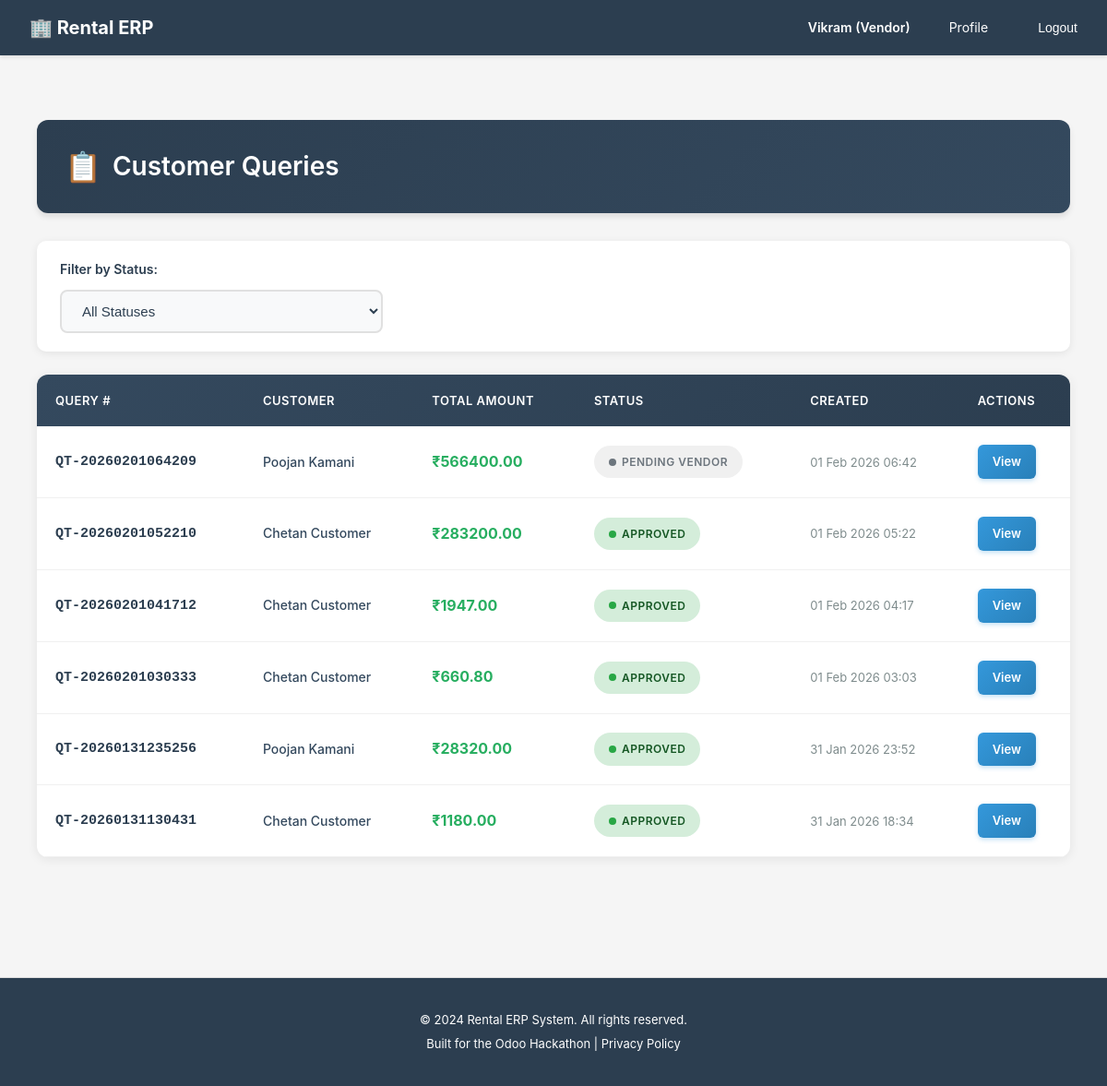
The app's page /rentals/queries/vendor/ (signed in), older data.
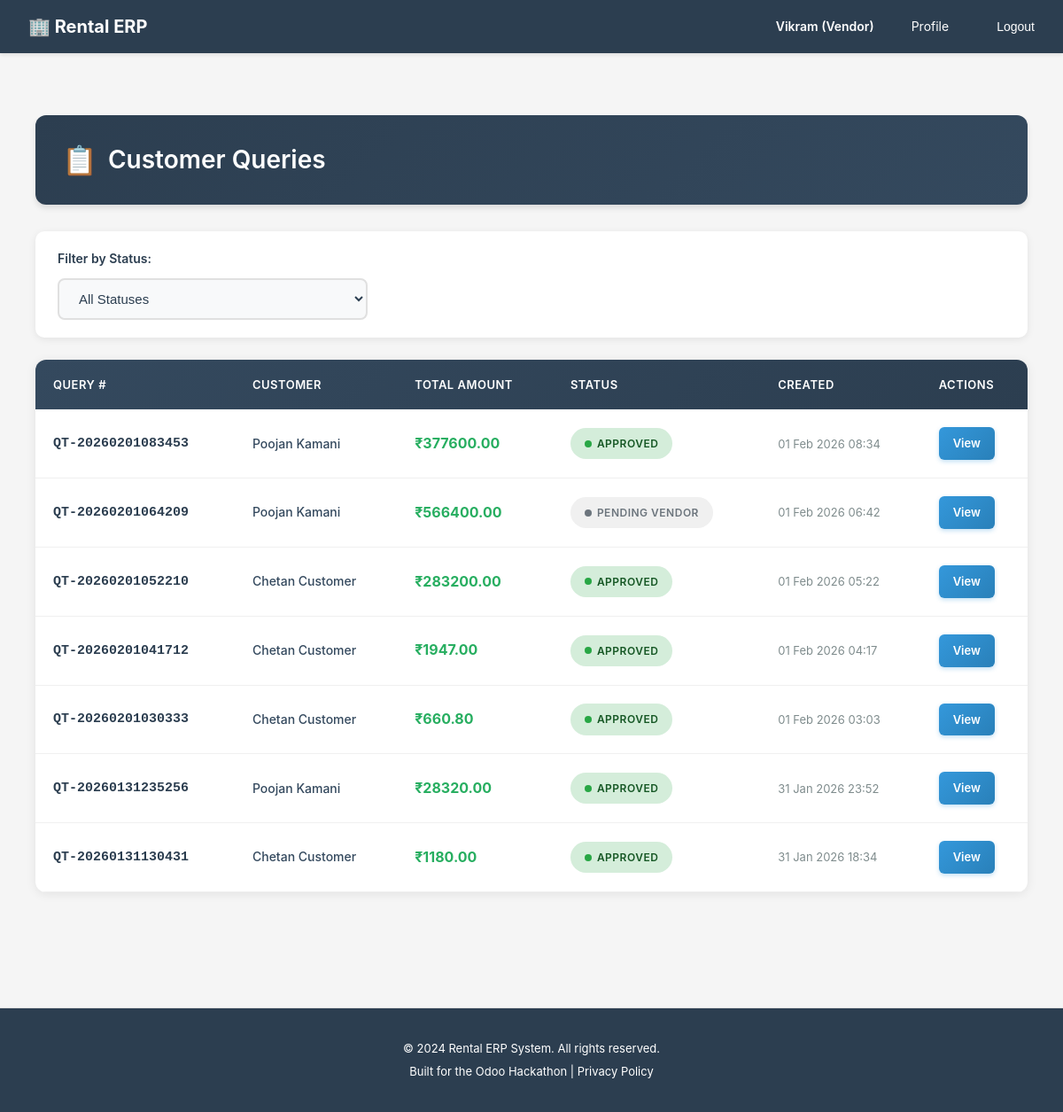
The same page, newer data.
### rentals/models.py (models this page shows, shortened)
class Quotation(models.Model):
    STATUS_CHOICES = [
        ('draft', 'Draft'),           # Being edited by customer
        ('sent', 'Sent'),             # Shared with customer for review
        ('confirmed', 'Confirmed'),   # Customer accepted, ready to become order
        ('cancelled', 'Cancelled'),   # Customer abandoned
        ('expired', 'Expired'),       # Validity period passed
    ]
    quotation_number = models.CharField(
        max_length=50,
        unique=True,
        help_text="Auto-generated unique quotation ID (e.g., QT-2026-0001)"
    )
    customer = models.ForeignKey(
        settings.AUTH_USER_MODEL,
        on_delete=models.CASCADE,
        related_name='quotations',
        limit_choices_to={'role': 'customer'},
        help_text="Customer requesting the rental quote"
    )
    status = models.CharField(
        max_length=20,
        choices=STATUS_CHOICES,
        default='draft',
        help_text="Current quotation stage"
    )
    valid_until = models.DateField(
        help_text="Quotation expires after this date (typical: 7-30 days)"
    )
    subtotal = models.DecimalField(
        max_digits=12,
        decimal_places=2,
        default=Decimal('0.00'),
        help_text="Sum of all line items before tax/discount"
    )
    discount_amount = models.DecimalField(
        max_digits=12,
        decimal_places=2,
        default=Decimal('0.00'),
        help_text="Total discount applied"
    )
    tax_amount = models.DecimalField(
        max_digits=12,
        decimal_places=2,
        default=Decimal('0.00'),
        help_text="GST calculated (CGST+SGST or IGST)"
    )
    total = models.DecimalField(
        max_digits=12,
        decimal_places=2,
        default=Decimal('0.00'),
        help_text="Final quotation amount (subtotal - discount + tax)"
    )
    advance_payment_percentage = models.DecimalField(
        max_digits=5,
        decimal_places=2,
        default=Decimal('0.00'),
        help_text="Required advance payment % for this quotation"
    )
    advance_payment_amount = models.DecimalField(
        max_digits=12,
        decimal_places=2,
        default=Decimal('0.00'),
        help_text="Calculated advance amount to be paid"
    )
    notes = models.TextField(
        blank=True,
        null=True,
        help_text="Special instructions or terms"
    )
    requires_approval = models.BooleanField(
        default=False,
        help_text="Whether this quotation needs approval (for high-value orders)"
    )
    approval_status = models.CharField(
        max_length=20,
        choices=[
            ('not_required', 'Not Required'),
            ('pending', 'Pending Approval'),
            ('approved', 'Approved'),
            ('rejected', 'Rejected'),
        ],
        default='not_required',
        help_text="Current approval status"
    )
    approved_by = models.ForeignKey(
        settings.AUTH_USER_MODEL,
        on_delete=models.SET_NULL,
        blank=True,
        null=True,
        related_name='approved_quotations',
        help_text="Admin or vendor who approved this quotation"
    )
    approved_at = models.DateTimeField(
        blank=True,
        null=True,
        help_text="When this quotation was approved"
    )
    created_at = models.DateTimeField(auto_now_add=True)
    updated_at = models.DateTimeField(auto_now=True)
    confirmed_at = models.DateTimeField(
        blank=True,
        null=True,
        help_text="When customer confirmed this quotation"
    )
    class Meta:
        db_table = 'quotations'
        verbose_name = 'Quotation'
        verbose_name_plural = 'Quotations'
        ordering = ['-created_at']
        indexes = [
            models.Index(fields=['customer', 'status']),
            models.Index(fields=['quotation_number']),
        ]

### accounts/models.py (models this page shows, shortened)
class User(AbstractUser):
    ROLE_CHOICES = [
        ('customer', 'Customer'),  # End-user who rents products
        ('vendor', 'Vendor'),      # Business user who owns rental products
        ('admin', 'Admin'),        # System administrator with full access
    ]
    email = models.EmailField(
        unique=True,
        validators=[EmailValidator()],
        help_text="Used for login and notifications"
    )
    role = models.CharField(
        max_length=20,
        choices=ROLE_CHOICES,
        default='customer',
        help_text="Determines user's permissions and accessible features"
    )
    phone = models.CharField(
        max_length=15,
        blank=True,
        null=True,
        validators=[
            RegexValidator(
                regex=r'^\+?1?\d{9,15}$',
                message="Phone number must be entered in the format: '+999999999'. Up to 15 digits allowed."
            )
        ],
        help_text="Contact number for order notifications and support"
    )
    is_verified = models.BooleanField(
        default=False,
        help_text="Email verification status for security"
    )
    totp_secret = models.CharField(
        max_length=32,
        blank=True,
        null=True,
        help_text="TOTP secret key for 2FA (encrypted)"
    )
    totp_enabled = models.BooleanField(
        default=False,
        help_text="Whether TOTP 2FA is enabled for this user"
    )
    created_at = models.DateTimeField(auto_now_add=True)
    updated_at = models.DateTimeField(auto_now=True)
    @property
    def phone_number(self):
        """Property alias for backward compatibility with older view/form code"""
        return self.phone
    USERNAME_FIELD = 'email'
    REQUIRED_FIELDS = ['username', 'first_name', 'last_name']
    class Meta:
        db_table = 'users'
        verbose_name = 'User'
        verbose_name_plural = 'Users'
        ordering = ['-created_at']

### rentals/views.py (the view)
# urls.py: path('queries/vendor/', views.vendor_query_list, name='vendor_query_list'),
@login_required
@require_http_methods(["GET"])
def vendor_query_list(request):
    if request.user.role != 'vendor':
        return HttpResponseForbidden('Only vendors can view queries.')
    quotations = Quotation.objects.filter(
        quotation_lines__product__vendor=request.user
    ).distinct().order_by('-created_at')
    status = request.GET.get('status')
    if status:
        quotations = quotations.filter(status=status)
    return render(request, 'rentals/vendor_query_list.html', {
        'quotations': quotations,
        'status': status,
    })

### rental_erp/compliance.py (called while the page is built)
    def process_request(self, request):
        if not request.user.is_authenticated:
            return None
        if request.method == 'GET':
            path_lower = request.path.lower()
            for model in self.PERSONAL_DATA_MODELS:
                if model in path_lower:
                    self._log_data_access(request, model)
                    break
        return None

    def process_request(self, request):
        if not request.user.is_authenticated:
            return None
        consent_key = f'gdpr_consent:{request.user.id}'
        has_consent = cache.get(consent_key)
        if has_consent is None:
            cache.set(consent_key, True, 86400)  # Cache for 24 hours
        return None

    def process_response(self, request, response):
        response['X-Privacy-Policy'] = '/privacy-policy/'
        if hasattr(settings, 'DATA_RETENTION_DAYS'):
            response['X-Data-Retention-Days'] = str(settings.DATA_RETENTION_DAYS)
        return response

### rental_erp/security.py (called while the page is built, shortened)
    def process_response(self, request, response):
        if not self.is_sensitive_operation(request):
            return response

### templates/rentals/vendor_query_list.html (shortened to what this page needs)
{% extends "base.html" %}
{% load static %}
{% block content %}
<div class="queries-container">
    <div class="page-header">
        <h2>Customer Queries</h2>
    </div>
    <div class="filter-section">
        <label class="filter-label">Filter by Status:</label>
        <div class="filter-control">
            <select class="custom-select" id="statusFilter" onchange="filterByStatus(this.value)">
                <option value="">All Statuses</option>
            </select>
        </div>
    </div>
    {% if quotations %}
    <div class="queries-table-wrapper">
        <table class="queries-table">
            <thead>
                <tr>
                    <th>Query #</th>
                    <th>Customer</th>
                    <th>Total Amount</th>
                    <th>Status</th>
                    <th>Created</th>
                    <th>Actions</th>
                </tr>
            </thead>
            <tbody id="queriesTableBody">
                {% for quotation in quotations %}
                <tr class="query-row" >
                    <td><span class="query-number">{{ quotation.quotation_number }}</span></td>
                    <td><span class="customer-name">{{ quotation.customer.get_full_name }}</span></td>
                    <td><span class="amount-cell">₹{{ quotation.total|floatformat:2 }}</span></td>
                    <td>
                        {% if quotation.status == 'draft' %}
                            <span class="status-badge status-pending">Pending Vendor</span>
                        {% elif quotation.status == 'sent' %}
                            <span class="status-badge status-sent">Sent</span>
                        {% elif quotation.status == 'confirmed' %}
                            <span class="status-badge status-approved">Approved</span>
                        {% elif quotation.status == 'cancelled' %}
                            <span class="status-badge status-declined">Declined</span>
                        {% endif %}
                    </td>
                    <td><span class="date-cell">{{ quotation.created_at|date:"d M Y H:i" }}</span></td>
                    <td>
                        <a href="{% url 'rentals:quotation_detail' quotation.id %}" class="action-btn">
                            View
                        </a>
                    </td>
                </tr>
                {% endfor %}
            </tbody>
        </table>
    </div>
    {% else %}
    <div class="empty-state">
        <div class="empty-state-icon">📭</div>
        <p class="empty-state-text">No customer queries found.</p>
    </div>
    {% endif %}
</div>
{% endblock %}

Row changes from the older to the newer data that the page shows:
added Quotation: quotation_number "QT-20260201083453", customer.get_full_name "Poojan Kamani", total "377600.00", status "APPROVED", created_at "01 Feb 2026 08:34"
